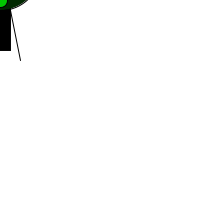
Frame 1 (no input)
Frame 60 (the mouse pressed at the canvas centre just before this capture): identical to frame 1, image omitted
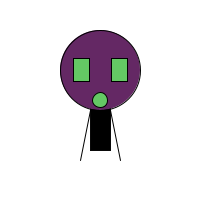
Frame 120 (the mouse held since frame 60 and released just before this capture)

The Processing sketch that drew these frames (run headless with seeded random() and noise(); from frame 60 on, the mouse is pressed at the canvas centre):

// Processing sketch: processing_81198
// ── processing_81198.pde

void setup() {
  // Set the size of the window
  size(200,200);  
  smooth();
  // The frame rate is set to 30 frames per second.
  frameRate(30);
}

void draw() {
  // Draw a white background
  background(255);  
  
  // Set ellipses and rects to CENTER mode
  ellipseMode(CENTER);
  rectMode(CENTER); 
  
  // Draw Robot body
  stroke(10);
  fill(0);
  rect(mouseX,mouseY,20,100);

  // Draw Robot head
  stroke(0);
   fill(mouseX,40,mouseY);
  ellipse(mouseX,mouseY-30,80,80);
  


  // Draw Robot eyes
  // The eye color is determined by the mouse location.
  fill(mouseX,200,mouseY); 
  rect(mouseX-19,mouseY-30,16,23); 
  rect(mouseX+19,mouseY-30,16,23); 
  ellipse(mouseX+0,mouseY-0,15,15); 

  // Draw Robot legs
  stroke(0);
  // The legs are drawn according to the mouse location and the previous mouse location.
  line(mouseX-10,mouseY+10,pmouseX-20,pmouseY+60);
  line(mouseX+10,mouseY+10,pmouseX+20,pmouseY+60);
}

void mousePressed() {
  println("Take me to your leader!"); 
}
//got code from http://www.learningprocessing.com/examples/chapter-3/example-3-6/
